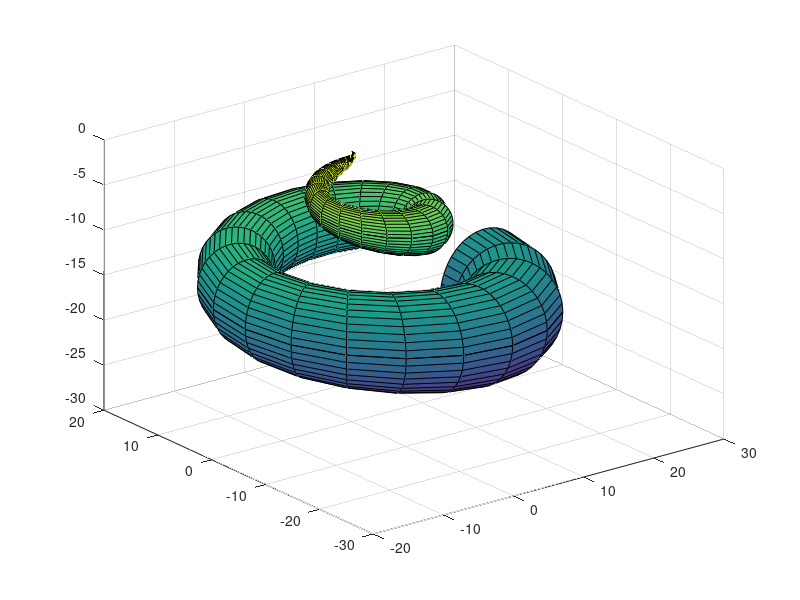

The MATLAB source for this figure:
u=linspace(0,2*pi,40);
[U,V]=meshgrid(u);
%x = u(3 + cos(v)) cos(2u), y = u(3 + cos(v)) sin(2u), z = u sin(v) ? 3u
X = U.*(3+cos(V)).*cos(2*U);
Y = U.*(3+cos(V)).*sin(2*U);
Z = U.*sin(V)-3*U;
surf(X,Y,Z)
